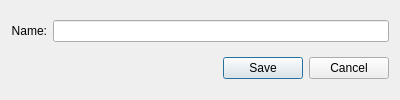
<?xml version="1.0" encoding="UTF-8"?>
<ui version="4.0">
    <class>KevaNewNamespaceDialog</class>
    <widget class="QDialog" name="KevaNewNamespaceDialog">
        <property name="geometry">
            <rect>
                <x>0</x>
                <y>0</y>
                <width>400</width>
                <height>100</height>
            </rect>
        </property>
        <property name="windowTitle">
            <string notr="true">Create New Namespace</string>
        </property>
        <layout class="QVBoxLayout" name="verticalLayout_2">
            <item>
                <layout class="QGridLayout" name="gridLayout">
                    <item row="2" column="0">
                        <widget class="QLabel" name="label_2">
                            <property name="toolTip">
                                <string>The name of the namespace.</string>
                            </property>
                            <property name="text">
                                <string>Name:</string>
                            </property>
                            <property name="alignment">
                                <set>Qt::AlignRight|Qt::AlignTrailing|Qt::AlignVCenter</set>
                            </property>
                            <property name="buddy">
                                <cstring>namespaceText</cstring>
                            </property>
                        </widget>
                    </item>
                    <item row="2" column="2">
                        <widget class="QLineEdit" name="namespaceText">
                            <property name="toolTip">
                                <string>This pane allows the creation of a new Keva namespace</string>
                            </property>
                            <property name="readOnly">
                                <bool>false</bool>
                            </property>
                        </widget>
                    </item>
                </layout>
            </item>
            <item>
                <widget class="QDialogButtonBox" name="buttonBox">
                    <property name="orientation">
                        <enum>Qt::Horizontal</enum>
                    </property>
                    <property name="standardButtons">
                        <set>QDialogButtonBox::Cancel|QDialogButtonBox::Save</set>
                    </property>
                </widget>
            </item>
        </layout>
    </widget>
    <resources/>
    <connections>
        <connection>
            <sender>buttonBox</sender>
            <signal>accepted()</signal>
            <receiver>KevaNewNamespaceDialog</receiver>
            <slot>accept()</slot>
            <hints>
                <hint type="sourcelabel">
                    <x>20</x>
                    <y>20</y>
                </hint>
                <hint type="destinationlabel">
                    <x>20</x>
                    <y>20</y>
                </hint>
            </hints>
        </connection>
        <connection>
            <sender>buttonBox</sender>
            <signal>rejected()</signal>
            <receiver>KevaNewNamespaceDialog</receiver>
            <slot>reject()</slot>
            <hints>
                <hint type="sourcelabel">
                    <x>20</x>
                    <y>20</y>
                </hint>
                <hint type="destinationlabel">
                    <x>20</x>
                    <y>20</y>
                </hint>
            </hints>
        </connection>
    </connections>
</ui>
